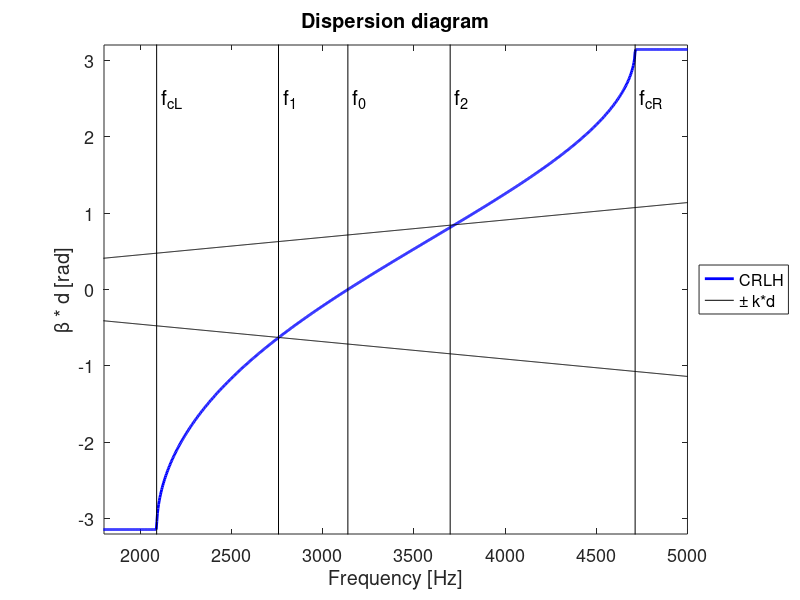
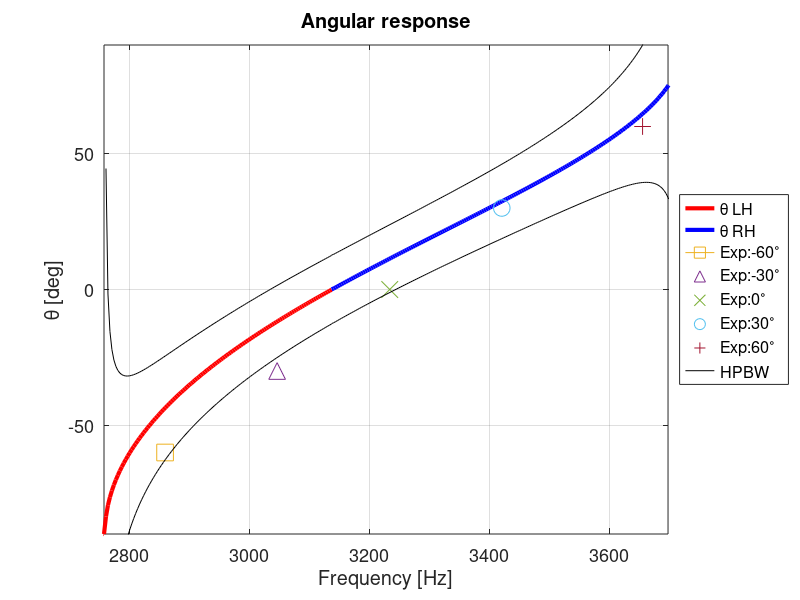

Recreate these plots in MATLAB, in order.
%This code is designed to study Acuistic Leaky-Wave Antennas (ALWA), based on the theory of composite right left handed materials (CRLH)
%The model proposed is of cilindrical waveguide with axisymmetric open channels
%Suplemental material for:
%"Educational Open Source Kit for the Evaluation of Acoustic Leaky Wave Antennas with Metamaterials"
%Eduardo Romero-Vivas, Javier Romero-Vivas, Omar A. Bustamante, Braulio Leon-Lopez
%JASA Eduaction in Acoustics
%%Version 1.2, May 2021, Octave/Matlab
%
%
%
%ALWA parameters
%a - waveguide radius
%b - shunt width
%l - shunt length
%h - membrane thickness
%N - unit cell number
%d - unit cell length
%L - total ALWA length

close all
clear all

%%%%%%%%%%%%%%%%%%%%%%% Frequencies of study
f_beg = 1700;       %first frequency of study
f_end = 5000;       %last frequency of study
res   = 1000;       %number of samples between frequencies interval

f_th_list = linspace(f_beg,f_end,res);

%%%%%%%%%%%%%%%%%%%%%%% Characteristics of the medium

rho    = 0.9402;                   % air density STP reference - La Paz BCS, Mexico
c      = 342.4;                    % free-space sound velocity

%%%%%%%%%%%%%%%%%%%%%%% ALWA parameters

h        = 0.000067;        % membrane thickness
E        = 3e9;             % membrane Young's modulus
rho_m  = 1370;              % membrane density
v_m    = 0.33^2;            % membrane Poisson's ratio

a      = 0.0039;          % waveguide radius
b      = 0.0004;          % shunt width
l      = 0.0198;          % shunt length

S_a    = pi * (a^2);      % waveguide transversal area

N = 20;           % unit cell num
d = 0.0124;       % unit cell length
L = N * d;        % total ALWA length


%%%%%%%%%%%%%%%%%%%%%%% Elements of the impedance Z_th

mass_wg = (rho/S_a) * (d-h);                                % mass of the waveguide section
mass_mem  = 1.8830 * ((rho_m*h)/(pi * a^2));                % mass of the membrane
c_mem     = (pi * a^6 ) / (196.51 * ( (E * h^3)/(12*(1-v_m) ) ) );       % compliance of the membrane


%%%%%%%%%%%%%%%%%%%%%%% Elements of the admittance Y_th

c_wg       = (S_a/(rho * c^2)) * (d-h);       % compliance of the waveguide section

f_zero          = 1 /(2*pi * sqrt( (mass_wg + mass_mem) * c_mem ) );   % resonance frequency of Z_th

mass_shunt  = (rho/(2*pi*b)) * log(1 + l/a);            % shunt mass of the shunt
c_shunt     = ( 1 / ( 4 * pi^2 * (f_zero)^2 * mass_shunt) ) - c_wg;  % shunt compliance of the shunt


%%%%%%%%%%%%%%%%%%%%%%% Transfer function

for num=1:length(f_th_list)
  for f=f_th_list(num)
    omega = 2 * pi * f;
    k     = omega/343.4;


    %%%%%%%%%%%%%%%%%%%%%%% Series impedance Z_th
    Z_th = 1i * ( (omega*(mass_wg + mass_mem)) - (1/(omega*c_mem)));

    %%%%%%%%%%%%%%%%%%%%%%% Shunt admittance Y_th
    Y_th = 1i * ( (omega*(c_shunt + c_wg)) - (1/(omega*mass_shunt))  );


    %%%%%%%%%%%%%%%%%%%%%%% ABCD matrix
    %   Y/2 --- Z --- Y/2 cell configuration

    A = 1 + ((Z_th * Y_th) / 2);
    B = Z_th;
    C = Y_th * (1 + ((Z_th * Y_th) / 4));
    D = 1 + ((Z_th * Y_th) / 2);

    ABCD = [A, B; C, D];
    ABCD_N = ABCD^N;

    A_N = ABCD_N(1);
    B_N = ABCD_N(3);
    C_N = ABCD_N(2);
    D_N = ABCD_N(4);

    %%%%%%%%%%%%%%%%%%%%%%% Bloch constant (Bongard, 2010)
    gamma_bloch = (acosh(A)) / d;
    Z_bloch     = sqrt(B/C);
    gamma_bloch_list(num)=gamma_bloch;
    Z_bloch_list(num)=Z_bloch;


    %%%%%%%%%%%%%%%%%%%%%%% Scattering parameters
    Zc     = sqrt(mass_wg/(c_shunt + c_wg));     % impedance

    S_11   = (A_N + (B_N/Zc) - (C_N*Zc) - D_N ) / (A_N + (B_N/Zc) + (C_N*Zc) + D_N );
    S_21   = 2 / (A_N + (B_N/Zc) + (C_N*Zc) + D_N );

    S_11_list(num)=S_11;
    S_21_list(num)=S_21;

  end
end


%%%%%%%%%%%%%%%%%%%%%%% Offset freq

aRef = f_zero;                 % Reference to set the phase origin whether its zero or the closest value
aDiff = abs(f_th_list - aRef); % Calculate the difference
[minVal, offset] = min(aDiff); % Find closest value to aRef


%%%%%%%%%%%%%%%%%%%%%%% Alpha - attenuator factor
alpha_list = real(gamma_bloch_list);

%%%%%%%%%%%%%%%%%%%%%%% Beta - bloch constant through ABCD matrix
beta_list        = imag(gamma_bloch_list);
beta_LH          = -(beta_list(1:offset));
beta_RH          = beta_list(offset+1:end);
beta_ABCD_CRLH   = [beta_LH, beta_RH];

for i=1:length(beta_list)
  beta_d_ABCD(i) = d*beta_ABCD_CRLH(i);
end



%%%%%%%%%%%%%%%%%%%%%%%
for ps21=1:length(S_21_list)
  phi_S21_list(ps21)=angle(S_21_list(ps21));
end

%%%%%%%%%%%%%%%%%%%%%%% Unwrap

phi_S21_lh_list = flip(phi_S21_list(1:offset));

phi_S21_lh=unwrap(phi_S21_lh_list);
phi_S21_lh=flip(phi_S21_lh);
phi_S21_rh=unwrap(phi_S21_list(offset:end));


%%%%%%%%%%%%%%%%%%%%%%% Beta through scattering parameters
phi_S21_LH = -phi_S21_lh/L;
phi_S21_RH = -phi_S21_rh/L;

%%%%%%%%%%%%%%%%%%%%%%% Wavenumber k = omega/c
for num=1:length(f_th_list)
  k_list(num) = ( (2*pi*f_th_list(num))/c );
end

k_d_list = k_list * d;
k_L =-1 * k_list(1:offset);
k_R = k_list(offset+1:end);


%%%%%%%%%%%%%%%%%%%%%%% Cutoff frequencies

f_L        = 1 / (2*pi*sqrt( mass_shunt * c_mem ));                       % LH resonance frequency
f_R        = 1 /(2*pi*sqrt( (mass_wg + mass_mem) * (c_shunt + c_wg) ));   % RH resonance frequency

fcL        = f_R * abs( 1 - (sqrt( 1 + ( f_L / f_R ) )) );     % LH cut off frequency
fcR        = f_R   *  ( 1 + (sqrt( 1 + ( f_L / f_R ) )) );     % RH cut off frequency

fl_x = [fcL fcL];
fl_y = [-4 4];

fr_x = [fcR fcR];
fr_y = [-4 4];

f1_list = abs(phi_S21_LH-k_L) < 1;
f1_idx = find (f1_list);

f2_list = abs(phi_S21_RH(2:end)-k_R) < 1;
f2_idx = find (f2_list);

f1   = f_th_list(f1_idx(1));
f2   = f_th_list(offset + f2_idx(1));

f1_x = [f1 f1];
f1_y = [-4 4];

f2_x = [f2 f2];
f2_y = [-4 4];

f_zero_x = [f_zero f_zero];
f_zero_y = [-4 4];

%%test

figure
%plot(f_th_list, beta_d_ABCD, 'color','blue', 'linewidth', 2, ';CRLH;')
%%%%AQUI
plot(f_th_list, beta_d_ABCD, 'color','blue', 'linewidth', 2)
xlabel ('Frequency [Hz]');
ylabel ('\beta * d [rad]');
xlim([1800 5000]);
ylim([-3.2 3.2])
legend('location', 'eastoutside');
set( legend, 'fontsize', 13 );
hold on
title ('Dispersion diagram');
%%plot(f_th_list, k_d_list, 'color','k', 'linewidth', 0.5, ';k*d;');
%%%octave

plot(f_th_list, k_d_list, 'color','k', 'linewidth', 0.5);
plot(f_th_list, -k_d_list, 'color','k', 'linewidth', 0.5);

%plot(fl_x, fl_y, 'color','k', '--', 'linewidth', 0.1)
plot(fl_x, fl_y, 'color','k', 'Marker','.', 'linewidth', 0.1)
text(fcL + 25, 2.5, 'f_{cL}', 'fontsize', 15)

%plot(fr_x, fr_y, 'color','k', '--', 'linewidth', 0.1)
plot(fr_x, fr_y, 'color','k', 'Marker','.', 'linewidth', 0.1)
text(fcR + 25, 2.5, 'f_{cR}', 'fontsize', 15)

%plot(f1_x, f1_y, 'color','k', '--', 'linewidth', 0.1)
plot(f1_x, f1_y, 'color','k', 'Marker','.', 'linewidth', 0.1)
text(f1 + 25, 2.5, 'f_1', 'fontsize', 15)

%plot(f2_x, f2_y, 'color','k', '--', 'linewidth', 0.1)
plot(f2_x, f2_y, 'color','k', 'Marker','.', 'linewidth', 0.1)
text(f2 + 25, 2.5, 'f_2', 'fontsize', 15)

%plot(f_zero_x, f_zero_y, 'color','k', '--', 'linewidth', 0.1)
plot(f_zero_x, f_zero_y, 'color','k','Marker','.', 'linewidth', 0.1)
text(f_zero + 25, 2.5, 'f_0', 'fontsize', 15)
set( gca, 'fontsize', 13 );
legend('CRLH', '\pm k*d')

hold off

%%%%%%%%%%%%%%%%%%%%%% Theta

k_full     = [-k_list(1:offset), k_list(offset + 1:end)];
for it=1:length(k_full)
  theta_list(it) = real(asin(beta_ABCD_CRLH(it)/k_full(it)) * 180/pi);
end


figure
%plot(f_th_list(1:offset), -theta_list(1:offset), 'color','red', 'linewidth', 3, ';\theta CRLH;');
plot(f_th_list(1:offset), -theta_list(1:offset), 'color','red', 'linewidth', 3);
hold on
xlabel ('Frequency [Hz]');
ylabel ('\theta [deg]');
xlim([f1 f2]);
ylim([-90 90])
hold on
title ('Angular response');
plot(f_th_list(offset:end),theta_list(offset:end), 'color','blue','linewidth', 3);

%%%%%%%%%%%% Experimental data

plot(2859, -60, '-s', 'MarkerSize',12);
plot(3046, -30, '^', 'MarkerSize',12);
plot(3234, 0, 'x', 'MarkerSize',12);
plot(3421, 30, 'o', 'MarkerSize',12);
plot(3656, 60, '+', 'MarkerSize',12);

%legStr = { '\theta LH', '\theta RH', 'Exp:-60ª', 'Exp:-30ª', 'Exp:0ª',  'Exp:30ª', 'Exp:60ª' };
%legend( legStr );

%%%%%%%%%%%%%%%%%%%%%%% HPBW

for k=1:length(k_list)
  lambda_list(k) = (2*pi)/k_list(k);
end

for delta = 1:length(theta_list)
  delta_theta(delta) = [1/( ( L / lambda_list(delta) )  * cos(theta_list(delta)* pi/180))];
 % delta_theta(delta) = [1/( (  / lambda_list(delta) )  * (asin(beta_ABCD_CRLH(delta)/k_full(delta)))  )];

end

delta_theta_deg = (delta_theta  * 180/pi);
hpbw = delta_theta_deg/2;

for i = 1:length(theta_list)
  dr(i) = [(1.02*lambda_list(i))/ L ];
end

dr_deg = (dr  * 180/pi);


%plot(f_th_list(1:offset), -theta_list(1:offset) - hpbw(1:offset), 'color','black', ';HPBW;');
%AQUI
plot(f_th_list(1:offset), -theta_list(1:offset) + hpbw(1:offset), 'color','black');
plot(f_th_list(1:offset), -theta_list(1:offset) - hpbw(1:offset), 'color','black');
plot(f_th_list(offset:end), theta_list(offset:end) + hpbw(offset:end), 'color','black');
plot(f_th_list(offset:end), theta_list(offset:end) - hpbw(offset:end), 'color','black');


legend('location', 'northwest');
set( legend, 'fontsize', 13 );
grid on
set( gca, 'fontsize', 13 );
legStr = { '\theta LH', '\theta RH', 'Exp:-60^{\circ}', 'Exp:-30^{\circ}', 'Exp:0^{\circ}',  'Exp:30^{\circ}', 'Exp:60^{\circ}', 'HPBW' };
legend( legStr );
legend('location', 'eastoutside');


%%%%%%%%%%%%%%%%%%%% Print

fprintf('LH cut off frequency fcL = %d Hz\n', int16(fcL))
fprintf('Backfire cut off frequency f1 = %d Hz\n', int16(f1))
fprintf('Transition frequency f_zero = %d Hz\n', int16(f_zero))
fprintf('Endfire cut off frequency f2 = %d Hz\n', int16(f2))
fprintf('RH cut off frequency fcR = %d Hz\n', int16(fcR))
